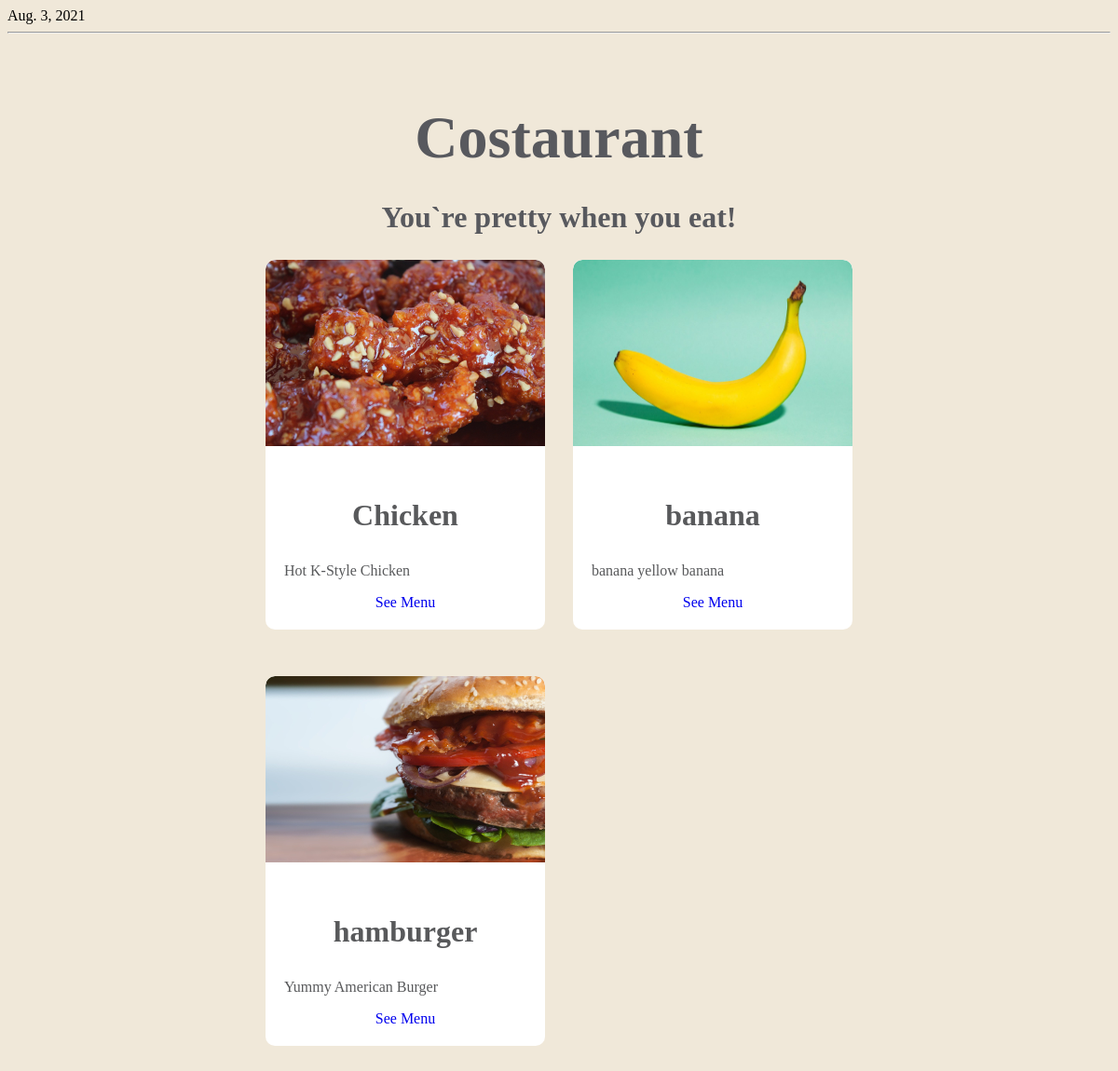
The app's page /foods/menu/, older data.
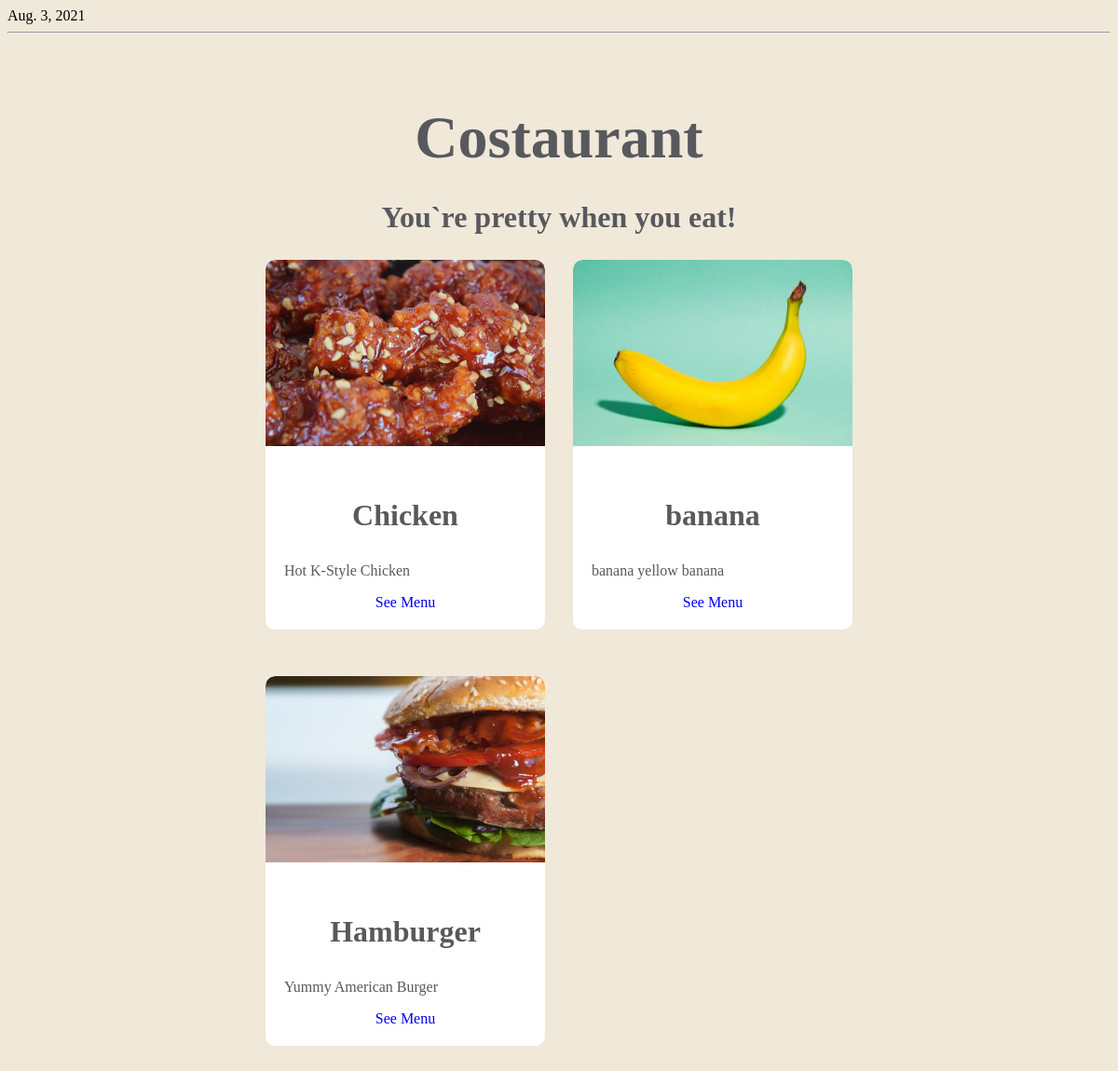
The same page, newer data.
### foods/models.py (models this page shows, shortened)
class Menu(models.Model):
    name = models.CharField(max_length=50)
    description = models.CharField(max_length=100)
    price = models.IntegerField()
    img_path = models.CharField(max_length=255)

### foods/views.py (the view)
# urls.py: path('menu/', views.index),
def index(request):
    context = dict()
    today = datetime.today().date()
    menus = Menu.objects.all()
    context = {"date":today}
    context["menus"] = menus
    return render(request, 'foods/index.html', context=context)

### foods/templates/foods/index.html
{% extends './base.html' %}
{% load static %}
{% block date-block %}
<div> {{date}} </div>
{% endblock date-block %}
{% block food-container %}
  {% for menu in menus %}
  <div class="food">
      <img src={% get_static_prefix %}{{menu.img_path}} width="300px" height="200px"/>
      <div class="info">
        <h3>{{menu.name}}</h3>
        <P>{{menu.description}}</p>
        <a href="{{menu.id}}"">See Menu</a>
      </div>
    </div>
  {% endfor %}
{% endblock food-container %}

### foods/templates/foods/base.html (shortened to what this page needs)
{% load static %}
<!DOCTYPE html>
<html>
<head>
  <link rel="stylesheet" href={% static 'foods/css/styles.css'%}>
</head>
<body>
  <div>
  {% block date-block %}
  {% endblock date-block %}
  </div>
  <hr/>
  <h1>Costaurant</h1>
  <h2>You`re pretty when you eat!</h2>
  <div class="food-container">
    {% block food-container %}
    {% endblock food-container %}
  </div>
</body>
</html>

### foods/static/foods/css/styles.css (style rules this page uses)
* { box-sizing: border-box; }
body { background-color : #f0e8d9; }
h1 { text-align: center; font-size:64px; color: #58595e; margin-top: 75px; margin-bottom: 30px; font-family: Jua; }
h2 { text-align: center; font-size:32px; color: #58595e; font-family: Jua; }
.food-container { width:660px; margin-left: auto; margin-right: auto; }
.food { background-color : white; width: 300px; margin-left: auto; margin-right: auto; border-radius: 10px; overflow: hidden; margin-bottom: 50px; float: left; margin-left: 15px; margin-right: 15px; }
.food h3 { color: #58595b; font-size: 32px; font-family: Jua; }
.food p { color: #58595b; font-size: 16px; font-family: Jua; text-align: left; }
.food a { color: #0000ee; font-size: 16px; font-family: Jua; text-decoration: none; }
.food .info { padding: 20px; text-align: center; }
.food img { border-top-left-radius: 10px; border-top-right-radius: 10px; }

Row changes from the older to the newer data that the page shows:
removed Menu: img_path (picture), name "hamburger", description "Yummy American Burger"
added Menu: img_path (picture), name "Hamburger", description "Yummy American Burger"
